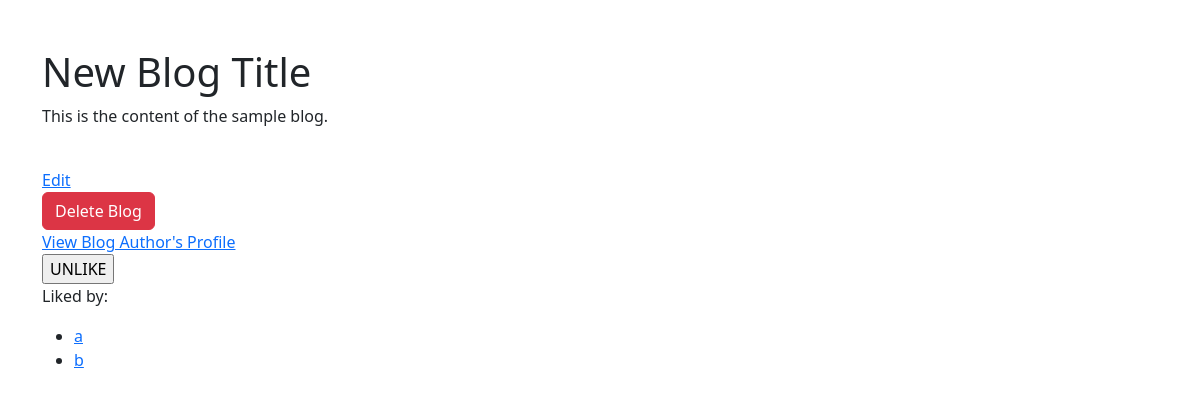
/blog/2 (signed in), run on the app's committed database.
### application/models.py (models this page shows, shortened)
class Blog(db.Model):
    id = db.Column(db.Integer, primary_key=True)
    title = db.Column(db.String(150), nullable=False)
    content = db.Column(db.String(500), nullable=False)
    image_url = db.Column(db.String(200), nullable=True)
    timestamp = db.Column(db.DateTime, default=datetime.utcnow)
    user_id = db.Column(db.Integer, db.ForeignKey('user.id'), nullable = False)

class User(db.Model):
    __tablename__ = 'user'
    id = db.Column(db.Integer, primary_key=True)
    username = db.Column(db.String(15), nullable=False, unique=True)
    password = db.Column(db.String(100), nullable=False)
    profile_pic = db.Column(db.String(200), nullable=True)
    blogs = db.relationship('Blog', backref='author') # one to many
    liked_blogs = db.relationship('Blog', backref='likers', secondary='likes') # many to many
    def has_liked(self, blog):
        return Like.query.filter_by(user_id=self.id, blog_id=blog.id).count() > 0

### application/controllers.py (the view)
@app.route('/blog/<int:id>')
def blog(id):
    blog = Blog.query.get(id)
    if blog is None:
        return "Blog does not exist!"
    current_user = User.query.filter_by(username=session['username']).one()
    print(current_user.has_liked(blog))
    print(current_user)
    print(session['username'])
    return render_template('blog.html', blog=blog, current_user=current_user)

### templates/blog.html (shortened to what this page needs)
{% extends "base.html" %} {% block content %}
<div class="container mt-5">
  <h1>{{ blog.title }}</h1>
  <p>{{ blog.content }}</p>
  <br />
  {% if session['username'] == blog.author.username %}
  <a href="{{url_for('edit_blog', id=blog.id )}}">Edit</a>
  <form
    method="POST"
    action="{{ url_for('delete_blog', id=blog.id) }}"
    onsubmit="return confirm('Are you sure you want to delete this blog?');"
  >
    <input type="submit" value="Delete Blog" class="btn btn-danger" />
  </form>
  {% endif %}
  <a href="{{ url_for('user_profile', username=blog.author.username) }}"
    >View Blog Author's Profile</a
  >
  {% if not current_user.has_liked(blog) %}
  <form action="{{ url_for('like_blog', id=blog.id )}}" method="POST">
    <input type="submit" value="LIKE" />
  </form>
  {% else %}
  <form action="{{ url_for('unlike_blog', id=blog.id )}}" method="POST">
    <input type="submit" value="UNLIKE" />
  </form>
  {% endif %}
  <p>Liked by:</p>
  <ul>
    {% for user in blog.likers %}
    <li>
      <a href="{{ url_for('user_profile', username=user.username) }}"
        >{{user.username}}</a
      >
      {% endfor %}
    </li>
  </ul>
</div>
{% endblock %}

### data on the page
Blog: title "New Blog Title", content "This is the content of the sample blog."
User: username "a"
User: username "b"
